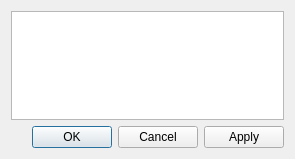
<?xml version="1.0" encoding="UTF-8"?>
<ui version="4.0">
 <class>CoordinatesEditDialog</class>
 <widget class="QDialog" name="CoordinatesEditDialog">
  <property name="geometry">
   <rect>
    <x>0</x>
    <y>0</y>
    <width>295</width>
    <height>159</height>
   </rect>
  </property>
  <property name="windowTitle">
   <string>Edit Coordinates</string>
  </property>
  <layout class="QVBoxLayout" name="verticalLayout">
   <item>
    <widget class="QTableView" name="tableView"/>
   </item>
   <item>
    <widget class="QDialogButtonBox" name="buttonBox">
     <property name="orientation">
      <enum>Qt::Horizontal</enum>
     </property>
     <property name="standardButtons">
      <set>QDialogButtonBox::Apply|QDialogButtonBox::Cancel|QDialogButtonBox::Ok</set>
     </property>
    </widget>
   </item>
  </layout>
 </widget>
 <resources/>
 <connections>
  <connection>
   <sender>buttonBox</sender>
   <signal>accepted()</signal>
   <receiver>CoordinatesEditDialog</receiver>
   <slot>accept()</slot>
   <hints>
    <hint type="sourcelabel">
     <x>248</x>
     <y>254</y>
    </hint>
    <hint type="destinationlabel">
     <x>157</x>
     <y>274</y>
    </hint>
   </hints>
  </connection>
  <connection>
   <sender>buttonBox</sender>
   <signal>rejected()</signal>
   <receiver>CoordinatesEditDialog</receiver>
   <slot>reject()</slot>
   <hints>
    <hint type="sourcelabel">
     <x>316</x>
     <y>260</y>
    </hint>
    <hint type="destinationlabel">
     <x>286</x>
     <y>274</y>
    </hint>
   </hints>
  </connection>
 </connections>
</ui>
